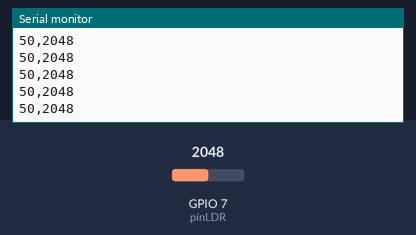
A sketch run on a simulated ESP32-S3. Parts: the last lines printed to the serial monitor. The test bench sets the inputs (shaded band); at power-on: GPIO 7 (pinLDR) = 2048.

Above: at 1.2 s.
1.3 s: GPIO 7 (pinLDR) set to 2866
At 1.47 s:
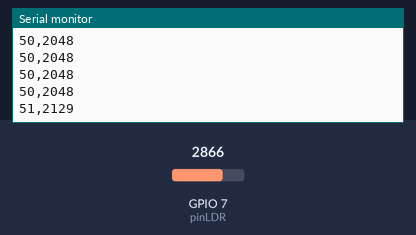
2.8 s: GPIO 7 (pinLDR) set to 3603
At 2.87 s:
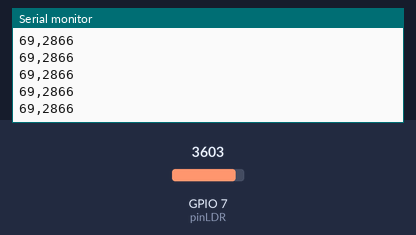
Timing chart, 0 to 5.8 s (numbered marks = the images above; inputs shaded):
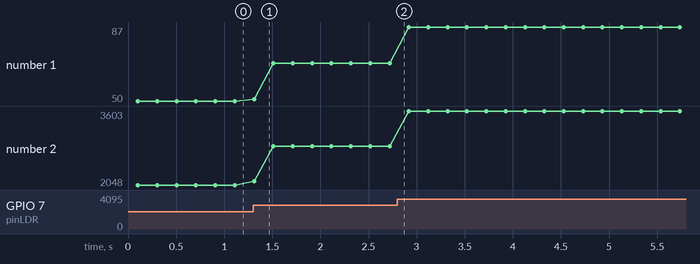

The sketch:

fotoresistencia.ino
```cpp
/*
 * Este código lee una fotorresistencia (LDR) conectada al GPIO7
 * y muestra los valores de luz en el Serial Plotter.
 *
 * Características:
 * - Lectura analógica del LDR (0-4095 en ESP32)
 * - Mapeo a porcentaje de luminosidad (0-100%)
 * - Filtro para suavizar lecturas
 * - Salida compatible con Serial Plotter
 */

const int pinLDR = 7;       // Pin GPIO7 para la fotorresistencia
const int muestras = 10;    // Número de muestras para el filtro promedio

void setup() {
  Serial.begin(115200);
  pinMode(pinLDR, INPUT);   // Configura el pin como entrada

  Serial.println("Proyecto Tzunun - Fotorresistencia en Heltec LoRa 32 V3");
  Serial.println("Luminosidad(%),Valor_Crudo");  // Encabezados para Serial Plotter
}

void loop() {
  int valorRaw = 0;

  // Filtro de promedio móvil
  for (int i = 0; i < muestras; i++) {
    valorRaw += analogRead(pinLDR);
    delay(10);
  }
  valorRaw /= muestras;

  // Mapear a porcentaje (ajustar según tus valores mín/máx)
  int porcentaje = map(valorRaw, 0, 4095, 0, 100);

  // Enviar datos al Serial Plotter
  Serial.print(porcentaje);
  Serial.print(",");
  Serial.println(valorRaw);

  delay(100);  // Intervalo entre lecturas
}
```

Measured:
- after the input at 1.3 s, the serial monitor: prints a new line at once (image 1)
- plotted number 1: 50 → 69 after the input at 1.3 s, 69 → 87 after the input at 2.8 s
- plotted number 2: 2048 → 2866 after the input at 1.3 s, 2866 → 3603 after the input at 2.8 s
